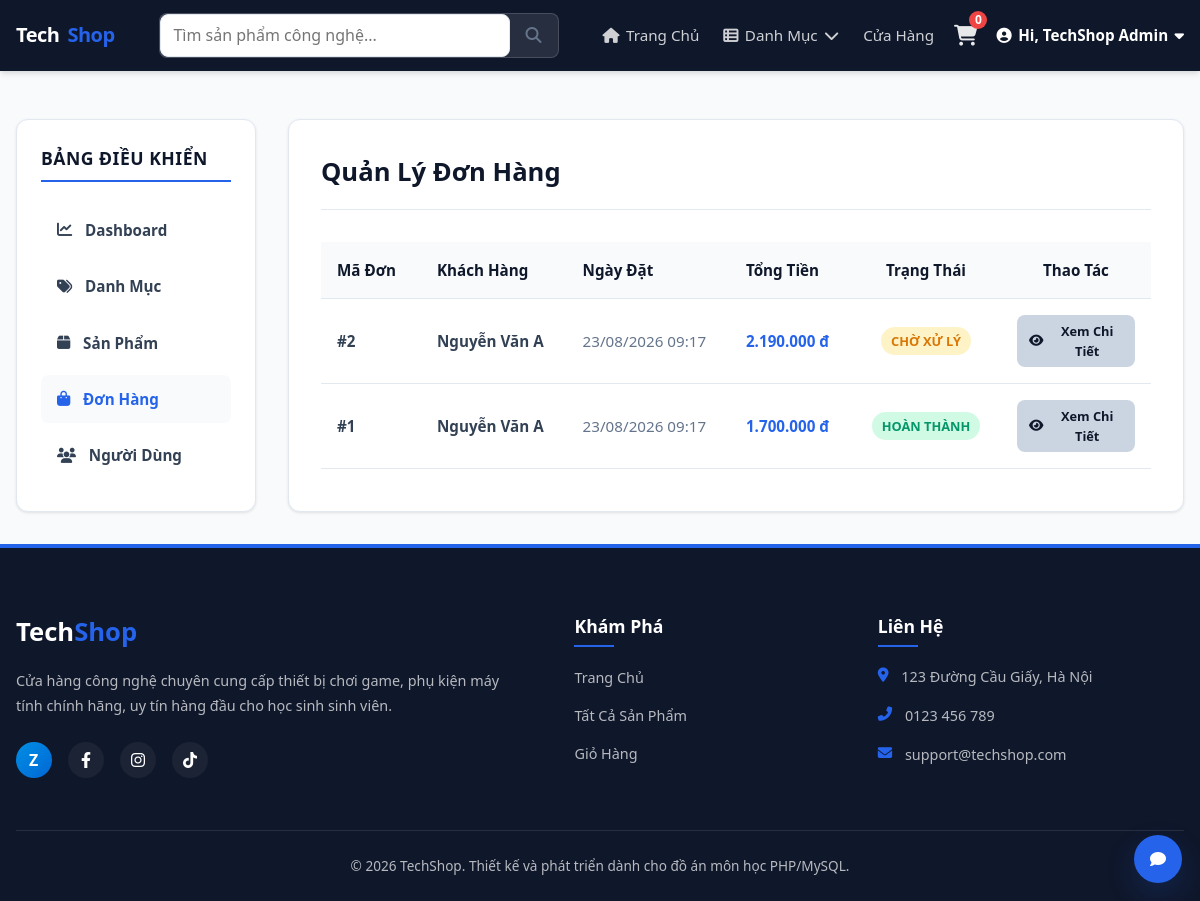
The page /php-source/admin/orders/trang_chu.php (signed in) on the database its author committed.
### tables this page shows
CREATE TABLE IF NOT EXISTS `orders` (
    `id` INT AUTO_INCREMENT PRIMARY KEY,
    `user_id` INT NOT NULL,
    `total_amount` DECIMAL(10,2) NOT NULL,
    `status` ENUM('pending', 'processing', 'shipping', 'completed', 'cancelled') NOT NULL DEFAULT 'pending',
    `created_at` TIMESTAMP DEFAULT CURRENT_TIMESTAMP,
    FOREIGN KEY (`user_id`) REFERENCES `users` (`id`) ON DELETE CASCADE
);

CREATE TABLE IF NOT EXISTS `users` (
    `id` INT AUTO_INCREMENT PRIMARY KEY,
    `fullname` VARCHAR(100) NOT NULL,
    `email` VARCHAR(150) NOT NULL UNIQUE,
    `password` VARCHAR(255) NOT NULL,  
    `role` ENUM('admin', 'user') NOT NULL DEFAULT 'user',
    `created_at` TIMESTAMP DEFAULT CURRENT_TIMESTAMP
);

### php-source/includes/chuc_nang.php (called while the page is built, shortened)
<?php
function sanitize($data) {
    return htmlspecialchars(trim((string) $data), ENT_QUOTES, 'UTF-8');
}
function format_price($price) {
    return number_format((float) $price, 0, ',', '.') . ' đ';
}

### php-source/admin/orders/trang_chu.php (the view, shortened to what this page needs)
<?php
$orders = [];
try {
    $sql = "SELECT o.*, u.fullname AS customer_name
            FROM orders o
            INNER JOIN users u ON o.user_id = u.id
            ORDER BY o.id DESC";
    $stmt = $pdo->query($sql);
    $orders = $stmt->fetchAll();
} catch (PDOException $e) {
    $_SESSION['error'] = "Lỗi khi nạp danh sách đơn hàng: " . $e->getMessage();
}
?>
<div class="admin-layout">
    <aside class="admin-sidebar">
        <h3>Bảng Điều Khiển</h3>
        <ul>
            <li><a href="<?php echo BASE_URL; ?>admin/dashboard.php"><i class="fas fa-chart-line"></i> Dashboard</a></li>
            <li><a href="<?php echo BASE_URL; ?>admin/categories/trang_chu.php"><i class="fas fa-tags"></i> Danh Mục</a></li>
            <li><a href="<?php echo BASE_URL; ?>admin/products/trang_chu.php"><i class="fas fa-box"></i> Sản Phẩm</a></li>
            <li class="active"><a href="<?php echo BASE_URL; ?>admin/orders/trang_chu.php"><i class="fas fa-shopping-bag"></i> Đơn Hàng</a></li>
            <li><a href="<?php echo BASE_URL; ?>admin/users/trang_chu.php"><i class="fas fa-users"></i> Người Dùng</a></li>
        </ul>
    </aside>
    <main class="admin-main">
        <div class="admin-title-area">
            <h2>Quản Lý Đơn Hàng</h2>
        </div>
        <div class="admin-table-wrapper">
            <table class="admin-table">
                <thead>
                    <tr>
                        <th style="width: 100px;">Mã Đơn</th>
                        <th>Khách Hàng</th>
                        <th>Ngày Đặt</th>
                        <th>Tổng Tiền</th>
                        <th style="width: 150px; text-align: center;">Trạng Thái</th>
                        <th style="width: 150px; text-align: center;">Thao Tác</th>
                    </tr>
                </thead>
                <tbody>
                    <?php if (!empty($orders)): ?>
                        <?php foreach ($orders as $order): ?>
                            <tr>
                                <td><strong>#<?php echo $order['id']; ?></strong></td>
                                <td>
                                    <strong><?php echo sanitize($order['customer_name']); ?></strong>
                                </td>
                                <td style="color: var(--text-light);"><?php echo date('d/m/Y H:i', strtotime($order['created_at'])); ?></td>
                                <td style="font-weight: 700; color: var(--primary-color);">
                                    <?php echo format_price($order['total_amount']); ?>
                                </td>
                                <td style="text-align: center;">
                                    <span class="badge badge-<?php echo sanitize($order['status']); ?>">
                                        <?php
                                            $status_labels = [
                                                'pending' => 'Chờ xử lý',
                                                'processing' => 'Đang xử lý',
                                                'shipping' => 'Đang giao hàng',
                                                'completed' => 'Hoàn thành',
                                                'cancelled' => 'Đã hủy'
                                            ];
                                            echo sanitize($status_labels[$order['status']] ?? $order['status']);
                                        ?>
                                    </span>
                                </td>
                                <td style="text-align: center;">
                                    <a href="detail.php?id=<?php echo $order['id']; ?>" class="btn btn-secondary btn-sm">
                                        <i class="fas fa-eye"></i> Xem Chi Tiết
                                    </a>
                                </td>
                            </tr>
                        <?php endforeach; ?>
                    <?php else: ?>
                        <tr>
                            <td colspan="6" style="text-align: center; color: var(--text-light); padding: 3rem 0;">Chưa có đơn hàng nào được đặt.</td>
                        </tr>
                    <?php endif; ?>
                </tbody>
            </table>
        </div>
    </main>
</div>

### assets/css/style.css (style rules this page uses)
:root { --primary-color: #2563eb; --primary-hover: #1d4ed8; --secondary-color: #0f172a; --text-color: #334155; --text-light: #64748b; --bg-color: #f8fafc; --white: #ffffff; --border-color: #e2e8f0; --success-color: #10b981; --danger-color: #ef4444; --warning-color: #f59e0b; --font-main: 'Segoe UI', 'Helvetica Neue', Arial, sans-serif; --shadow-sm: 0 1px 3px rgba(0, 0, 0, 0.1); --shadow-md: 0 4px 6px -1px rgba(0, 0, 0, 0.1), 0 2px 4px -1px rgba(0, 0, 0, 0.06); --shadow-lg: 0 10px 15px -3px rgba(0, 0, 0, 0.1), 0 4px 6px -2px rgba(0, 0, 0, 0.05); --radius-sm: 4px; --radius-md: 8px; --radius-lg: 12px; --transition: all 0.3s cubic-bezier(0.4, 0, 0.2, 1); }
* { margin: 0; padding: 0; box-sizing: border-box; }
body { font-family: var(--font-main); background-color: var(--bg-color); color: var(--text-color); line-height: 1.6; display: flex; flex-direction: column; min-height: 100vh; }
a { color: inherit; text-decoration: none; transition: var(--transition); }
ul { list-style: none; }
.btn { display: inline-flex; align-items: center; gap: 0.5rem; padding: 0.55rem 0.9rem; border-radius: 8px; font-weight: 600; cursor: pointer; border: none; }
.btn-secondary { background: rgba(37,99,235,0.06); color: var(--primary-color); border: 1px solid rgba(37,99,235,0.12); }

### assets/css/admin.css (style rules this page uses)
.admin-layout { display: grid; grid-template-columns: 240px 1fr; gap: 2rem; margin-top: 1rem; }
.admin-sidebar { background-color: var(--white); border-radius: var(--radius-lg); border: 1px solid var(--border-color); padding: 1.5rem; box-shadow: var(--shadow-sm); height: fit-content; }
.admin-sidebar h3 { font-size: 1.1rem; color: var(--secondary-color); margin-bottom: 1.5rem; text-transform: uppercase; font-weight: 700; letter-spacing: 0.5px; border-bottom: 2px solid var(--primary-color); padding-bottom: 0.5rem; }
.admin-sidebar ul li { margin-bottom: 0.5rem; }
.admin-sidebar ul li a { display: flex; align-items: center; gap: 0.8rem; padding: 0.75rem 1rem; border-radius: var(--radius-md); font-size: 0.95rem; font-weight: 600; color: var(--text-color); }
.admin-sidebar ul li a:hover, .admin-sidebar ul li.active a { background-color: var(--bg-color); color: var(--primary-color); }
.admin-main { background-color: var(--white); border-radius: var(--radius-lg); border: 1px solid var(--border-color); padding: 2rem; box-shadow: var(--shadow-sm); }
.admin-title-area { display: flex; justify-content: space-between; align-items: center; margin-bottom: 2rem; border-bottom: 1px solid var(--border-color); padding-bottom: 1rem; }
.admin-title-area h2 { font-size: 1.6rem; color: var(--secondary-color); font-weight: 700; }
.admin-table-wrapper { overflow-x: auto; }
.admin-table { width: 100%; border-collapse: collapse; text-align: left; font-size: 0.95rem; }
.admin-table th, .admin-table td { padding: 1rem; border-bottom: 1px solid var(--border-color); }
.admin-table th { background-color: var(--bg-color); color: var(--secondary-color); font-weight: 700; }
.btn { display: inline-flex; align-items: center; gap: 0.5rem; padding: 0.5rem 1rem; border-radius: var(--radius-md); font-size: 0.9rem; font-weight: 600; cursor: pointer; border: none; transition: var(--transition); }
.btn-secondary { background-color: #cbd5e1; color: var(--secondary-color); }
.btn-sm { padding: 0.35rem 0.75rem; font-size: 0.8rem; }
.badge { padding: 0.25rem 0.6rem; border-radius: 50px; font-size: 0.8rem; font-weight: 700; text-transform: uppercase; display: inline-block; }
.badge-pending { background-color: #fef3c7; color: #d97706; }
.badge-completed { background-color: #d1fae5; color: #059669; }

### rows shown on the page
orders: id "2", user.fullname "Nguyễn Văn A", created_at "23/08/2026 09:17", total_amount "2.190.000 đ", status "CHỜ XỬ LÝ"
orders: id "1", user.fullname "Nguyễn Văn A", created_at "23/08/2026 09:17", total_amount "1.700.000 đ", status "HOÀN THÀNH"

### other values the page prints
get_cart_count() "0"
$_SESSION['user_fullname'] "TechShop Admin"
